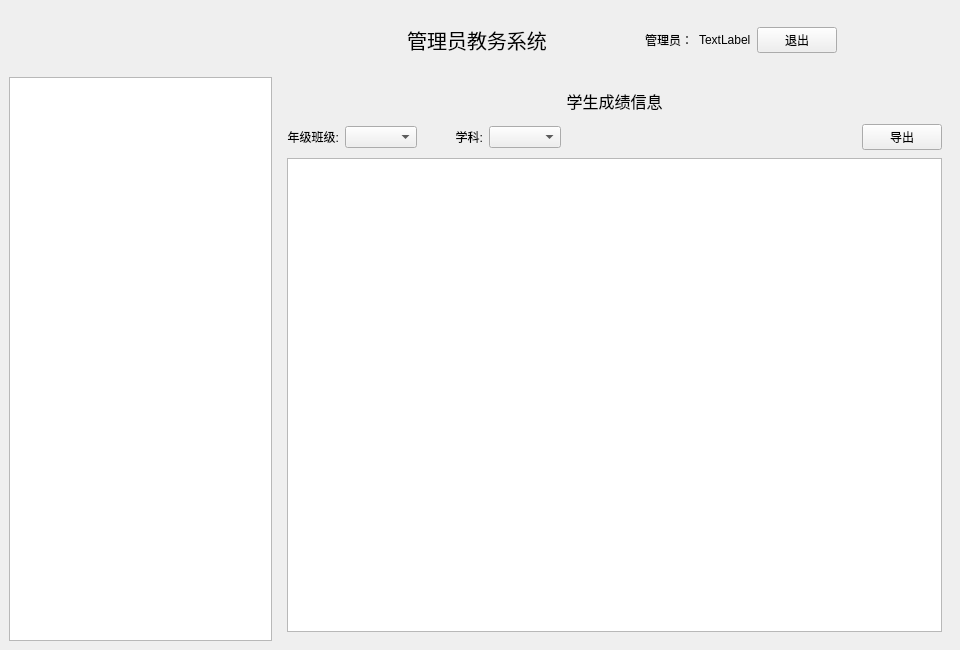
<?xml version="1.0" encoding="UTF-8"?>
<ui version="4.0">
 <class>admin_page</class>
 <widget class="QWidget" name="admin_page">
  <property name="geometry">
   <rect>
    <x>0</x>
    <y>0</y>
    <width>960</width>
    <height>650</height>
   </rect>
  </property>
  <property name="windowTitle">
   <string>管理员教务系统</string>
  </property>
  <property name="windowIcon">
   <iconset resource="img.qrc">
    <normaloff>:/img/2.jpg</normaloff>:/img/2.jpg</iconset>
  </property>
  <property name="toolTip">
   <string>这是管理员教务系统</string>
  </property>
  <layout class="QGridLayout" name="gridLayout" rowstretch="0,0" columnstretch="1,0">
   <property name="leftMargin">
    <number>9</number>
   </property>
   <property name="topMargin">
    <number>9</number>
   </property>
   <property name="rightMargin">
    <number>9</number>
   </property>
   <property name="bottomMargin">
    <number>9</number>
   </property>
   <item row="0" column="0" colspan="2">
    <widget class="QWidget" name="widget" native="true">
     <layout class="QHBoxLayout" name="horizontalLayout_2" stretch="1,1,1">
      <item>
       <spacer name="horizontalSpacer_2">
        <property name="orientation">
         <enum>Qt::Horizontal</enum>
        </property>
        <property name="sizeHint" stdset="0">
         <size>
          <width>301</width>
          <height>20</height>
         </size>
        </property>
       </spacer>
      </item>
      <item>
       <widget class="QLabel" name="label">
        <property name="font">
         <font>
          <pointsize>15</pointsize>
         </font>
        </property>
        <property name="text">
         <string>管理员教务系统</string>
        </property>
        <property name="alignment">
         <set>Qt::AlignCenter</set>
        </property>
       </widget>
      </item>
      <item>
       <widget class="QWidget" name="widget_2" native="true">
        <layout class="QHBoxLayout" name="horizontalLayout">
         <item>
          <widget class="QLabel" name="label_2">
           <property name="font">
            <font>
             <pointsize>9</pointsize>
            </font>
           </property>
           <property name="text">
            <string>管理员：</string>
           </property>
           <property name="alignment">
            <set>Qt::AlignRight|Qt::AlignTrailing|Qt::AlignVCenter</set>
           </property>
          </widget>
         </item>
         <item>
          <widget class="QLabel" name="label_3">
           <property name="text">
            <string>TextLabel</string>
           </property>
          </widget>
         </item>
         <item>
          <widget class="QPushButton" name="pushButton">
           <property name="text">
            <string>退出</string>
           </property>
          </widget>
         </item>
         <item>
          <spacer name="horizontalSpacer">
           <property name="orientation">
            <enum>Qt::Horizontal</enum>
           </property>
           <property name="sizeHint" stdset="0">
            <size>
             <width>40</width>
             <height>20</height>
            </size>
           </property>
          </spacer>
         </item>
        </layout>
       </widget>
      </item>
     </layout>
    </widget>
   </item>
   <item row="1" column="0">
    <widget class="QTreeWidget" name="treeWidget">
     <property name="minimumSize">
      <size>
       <width>200</width>
       <height>0</height>
      </size>
     </property>
     <property name="maximumSize">
      <size>
       <width>300</width>
       <height>16777215</height>
      </size>
     </property>
     <attribute name="headerVisible">
      <bool>false</bool>
     </attribute>
     <column>
      <property name="text">
       <string notr="true">1</string>
      </property>
     </column>
    </widget>
   </item>
   <item row="1" column="1">
    <widget class="QStackedWidget" name="stackedWidget">
     <property name="currentIndex">
      <number>4</number>
     </property>
     <widget class="QWidget" name="page">
      <layout class="QGridLayout" name="gridLayout_2">
       <item row="0" column="0" colspan="4">
        <widget class="QLabel" name="label_4">
         <property name="minimumSize">
          <size>
           <width>0</width>
           <height>30</height>
          </size>
         </property>
         <property name="font">
          <font>
           <pointsize>12</pointsize>
          </font>
         </property>
         <property name="text">
          <string>全部学生信息</string>
         </property>
         <property name="alignment">
          <set>Qt::AlignCenter</set>
         </property>
        </widget>
       </item>
       <item row="2" column="0" colspan="4">
        <widget class="QTableWidget" name="student_table"/>
       </item>
       <item row="3" column="0">
        <spacer name="horizontalSpacer_7">
         <property name="orientation">
          <enum>Qt::Horizontal</enum>
         </property>
         <property name="sizeHint" stdset="0">
          <size>
           <width>431</width>
           <height>25</height>
          </size>
         </property>
        </spacer>
       </item>
       <item row="3" column="2">
        <widget class="QPushButton" name="allstudent_modify">
         <property name="text">
          <string>全部修改</string>
         </property>
        </widget>
       </item>
       <item row="1" column="0" colspan="4">
        <widget class="QWidget" name="widget_3" native="true">
         <layout class="QHBoxLayout" name="horizontalLayout_3">
          <property name="leftMargin">
           <number>0</number>
          </property>
          <property name="topMargin">
           <number>0</number>
          </property>
          <property name="rightMargin">
           <number>0</number>
          </property>
          <property name="bottomMargin">
           <number>0</number>
          </property>
          <item>
           <widget class="QPushButton" name="student_add">
            <property name="text">
             <string>添加</string>
            </property>
           </widget>
          </item>
          <item>
           <widget class="QPushButton" name="student_delete">
            <property name="text">
             <string>删除</string>
            </property>
           </widget>
          </item>
          <item>
           <spacer name="horizontalSpacer_3">
            <property name="orientation">
             <enum>Qt::Horizontal</enum>
            </property>
            <property name="sizeHint" stdset="0">
             <size>
              <width>188</width>
              <height>20</height>
             </size>
            </property>
           </spacer>
          </item>
          <item>
           <widget class="QLineEdit" name="student_le">
            <property name="font">
             <font>
              <pointsize>10</pointsize>
             </font>
            </property>
           </widget>
          </item>
          <item>
           <widget class="QPushButton" name="student_search">
            <property name="text">
             <string>查询</string>
            </property>
           </widget>
          </item>
         </layout>
        </widget>
       </item>
       <item row="3" column="1">
        <widget class="QPushButton" name="student_modify">
         <property name="text">
          <string>单人修改</string>
         </property>
        </widget>
       </item>
      </layout>
     </widget>
     <widget class="QWidget" name="page_2">
      <layout class="QGridLayout" name="gridLayout_3">
       <item row="0" column="0" colspan="3">
        <widget class="QLabel" name="label_5">
         <property name="minimumSize">
          <size>
           <width>0</width>
           <height>30</height>
          </size>
         </property>
         <property name="font">
          <font>
           <pointsize>12</pointsize>
          </font>
         </property>
         <property name="text">
          <string>全部教师信息</string>
         </property>
         <property name="alignment">
          <set>Qt::AlignCenter</set>
         </property>
        </widget>
       </item>
       <item row="1" column="0" colspan="3">
        <widget class="QWidget" name="widget_4" native="true">
         <layout class="QHBoxLayout" name="horizontalLayout_4">
          <property name="leftMargin">
           <number>0</number>
          </property>
          <property name="topMargin">
           <number>0</number>
          </property>
          <property name="rightMargin">
           <number>0</number>
          </property>
          <property name="bottomMargin">
           <number>0</number>
          </property>
          <item>
           <widget class="QPushButton" name="teacher_add">
            <property name="text">
             <string>添加</string>
            </property>
           </widget>
          </item>
          <item>
           <widget class="QPushButton" name="teacher_delete">
            <property name="text">
             <string>删除</string>
            </property>
           </widget>
          </item>
          <item>
           <spacer name="horizontalSpacer_4">
            <property name="orientation">
             <enum>Qt::Horizontal</enum>
            </property>
            <property name="sizeHint" stdset="0">
             <size>
              <width>91</width>
              <height>20</height>
             </size>
            </property>
           </spacer>
          </item>
          <item>
           <widget class="QLineEdit" name="teacher_le">
            <property name="font">
             <font>
              <pointsize>10</pointsize>
             </font>
            </property>
           </widget>
          </item>
          <item>
           <widget class="QPushButton" name="teacher_search">
            <property name="text">
             <string>查询</string>
            </property>
           </widget>
          </item>
         </layout>
        </widget>
       </item>
       <item row="2" column="0" colspan="3">
        <widget class="QTableWidget" name="teacher_table"/>
       </item>
       <item row="3" column="0">
        <spacer name="horizontalSpacer_8">
         <property name="orientation">
          <enum>Qt::Horizontal</enum>
         </property>
         <property name="sizeHint" stdset="0">
          <size>
           <width>483</width>
           <height>25</height>
          </size>
         </property>
        </spacer>
       </item>
       <item row="3" column="1">
        <widget class="QPushButton" name="teacher_modify">
         <property name="enabled">
          <bool>true</bool>
         </property>
         <property name="maximumSize">
          <size>
           <width>16777215</width>
           <height>16777215</height>
          </size>
         </property>
         <property name="text">
          <string>单人修改</string>
         </property>
        </widget>
       </item>
       <item row="3" column="2">
        <widget class="QPushButton" name="allteacher_modify">
         <property name="maximumSize">
          <size>
           <width>16777215</width>
           <height>16777215</height>
          </size>
         </property>
         <property name="text">
          <string>全部修改</string>
         </property>
        </widget>
       </item>
      </layout>
     </widget>
     <widget class="QWidget" name="page_4">
      <layout class="QGridLayout" name="gridLayout_4">
       <item row="0" column="0" colspan="3">
        <widget class="QLabel" name="label_7">
         <property name="minimumSize">
          <size>
           <width>0</width>
           <height>30</height>
          </size>
         </property>
         <property name="font">
          <font>
           <pointsize>12</pointsize>
          </font>
         </property>
         <property name="text">
          <string>全部课程信息</string>
         </property>
         <property name="alignment">
          <set>Qt::AlignCenter</set>
         </property>
        </widget>
       </item>
       <item row="1" column="0" colspan="3">
        <widget class="QWidget" name="widget_6" native="true">
         <layout class="QHBoxLayout" name="horizontalLayout_6">
          <property name="leftMargin">
           <number>0</number>
          </property>
          <property name="topMargin">
           <number>0</number>
          </property>
          <property name="rightMargin">
           <number>0</number>
          </property>
          <property name="bottomMargin">
           <number>0</number>
          </property>
          <item>
           <widget class="QPushButton" name="course_add">
            <property name="text">
             <string>添加</string>
            </property>
           </widget>
          </item>
          <item>
           <widget class="QPushButton" name="course_delete">
            <property name="text">
             <string>删除</string>
            </property>
           </widget>
          </item>
          <item>
           <spacer name="horizontalSpacer_6">
            <property name="orientation">
             <enum>Qt::Horizontal</enum>
            </property>
            <property name="sizeHint" stdset="0">
             <size>
              <width>91</width>
              <height>20</height>
             </size>
            </property>
           </spacer>
          </item>
          <item>
           <widget class="QLineEdit" name="course_le">
            <property name="font">
             <font>
              <pointsize>10</pointsize>
             </font>
            </property>
           </widget>
          </item>
          <item>
           <widget class="QPushButton" name="course_search">
            <property name="text">
             <string>查询</string>
            </property>
           </widget>
          </item>
         </layout>
        </widget>
       </item>
       <item row="2" column="0" colspan="3">
        <widget class="QTableWidget" name="course_table"/>
       </item>
       <item row="3" column="0">
        <spacer name="horizontalSpacer_9">
         <property name="orientation">
          <enum>Qt::Horizontal</enum>
         </property>
         <property name="sizeHint" stdset="0">
          <size>
           <width>483</width>
           <height>20</height>
          </size>
         </property>
        </spacer>
       </item>
       <item row="3" column="1">
        <widget class="QPushButton" name="course_modify">
         <property name="text">
          <string>单课修改</string>
         </property>
        </widget>
       </item>
       <item row="3" column="2">
        <widget class="QPushButton" name="allcourse_modify">
         <property name="text">
          <string>全部修改</string>
         </property>
        </widget>
       </item>
      </layout>
     </widget>
     <widget class="QWidget" name="page_3">
      <layout class="QVBoxLayout" name="verticalLayout_3">
       <item>
        <widget class="QLabel" name="label_6">
         <property name="minimumSize">
          <size>
           <width>0</width>
           <height>30</height>
          </size>
         </property>
         <property name="font">
          <font>
           <pointsize>12</pointsize>
          </font>
         </property>
         <property name="text">
          <string>全部管理员信息</string>
         </property>
         <property name="alignment">
          <set>Qt::AlignCenter</set>
         </property>
        </widget>
       </item>
       <item>
        <widget class="QWidget" name="widget_5" native="true">
         <property name="minimumSize">
          <size>
           <width>0</width>
           <height>30</height>
          </size>
         </property>
         <layout class="QHBoxLayout" name="horizontalLayout_5">
          <property name="leftMargin">
           <number>0</number>
          </property>
          <property name="topMargin">
           <number>0</number>
          </property>
          <property name="rightMargin">
           <number>0</number>
          </property>
          <property name="bottomMargin">
           <number>0</number>
          </property>
          <item>
           <widget class="QPushButton" name="admin_add">
            <property name="text">
             <string>添加</string>
            </property>
           </widget>
          </item>
          <item>
           <widget class="QPushButton" name="admin_modify">
            <property name="text">
             <string>修改</string>
            </property>
           </widget>
          </item>
          <item>
           <widget class="QPushButton" name="admin_delete">
            <property name="text">
             <string>删除</string>
            </property>
           </widget>
          </item>
          <item>
           <spacer name="horizontalSpacer_5">
            <property name="orientation">
             <enum>Qt::Horizontal</enum>
            </property>
            <property name="sizeHint" stdset="0">
             <size>
              <width>91</width>
              <height>20</height>
             </size>
            </property>
           </spacer>
          </item>
          <item>
           <widget class="QLineEdit" name="admin_le">
            <property name="font">
             <font>
              <pointsize>10</pointsize>
             </font>
            </property>
           </widget>
          </item>
          <item>
           <widget class="QPushButton" name="admin_search">
            <property name="text">
             <string>查询</string>
            </property>
           </widget>
          </item>
         </layout>
        </widget>
       </item>
       <item>
        <widget class="QTableWidget" name="admin_table">
         <property name="autoScroll">
          <bool>true</bool>
         </property>
        </widget>
       </item>
       <item>
        <widget class="QLabel" name="label_8">
         <property name="text">
          <string>修改和删除功能只能用于各管理员本人，无法修改和删除其他管理员。</string>
         </property>
        </widget>
       </item>
      </layout>
     </widget>
     <widget class="QWidget" name="page_5">
      <layout class="QVBoxLayout" name="verticalLayout">
       <item>
        <widget class="QLabel" name="label_11">
         <property name="minimumSize">
          <size>
           <width>0</width>
           <height>30</height>
          </size>
         </property>
         <property name="font">
          <font>
           <pointsize>12</pointsize>
          </font>
         </property>
         <property name="text">
          <string>学生成绩信息</string>
         </property>
         <property name="alignment">
          <set>Qt::AlignCenter</set>
         </property>
        </widget>
       </item>
       <item>
        <widget class="QWidget" name="widget_7" native="true">
         <property name="minimumSize">
          <size>
           <width>0</width>
           <height>30</height>
          </size>
         </property>
         <layout class="QHBoxLayout" name="horizontalLayout_7">
          <property name="leftMargin">
           <number>0</number>
          </property>
          <property name="topMargin">
           <number>0</number>
          </property>
          <property name="rightMargin">
           <number>0</number>
          </property>
          <property name="bottomMargin">
           <number>0</number>
          </property>
          <item>
           <widget class="QLabel" name="label_9">
            <property name="text">
             <string>年级班级:</string>
            </property>
            <property name="alignment">
             <set>Qt::AlignRight|Qt::AlignTrailing|Qt::AlignVCenter</set>
            </property>
           </widget>
          </item>
          <item>
           <widget class="QComboBox" name="cb_grade_class"/>
          </item>
          <item>
           <widget class="QLabel" name="label_10">
            <property name="minimumSize">
             <size>
              <width>60</width>
              <height>0</height>
             </size>
            </property>
            <property name="text">
             <string>学科:</string>
            </property>
            <property name="alignment">
             <set>Qt::AlignRight|Qt::AlignTrailing|Qt::AlignVCenter</set>
            </property>
           </widget>
          </item>
          <item>
           <widget class="QComboBox" name="cb_course"/>
          </item>
          <item>
           <spacer name="horizontalSpacer_10">
            <property name="orientation">
             <enum>Qt::Horizontal</enum>
            </property>
            <property name="sizeHint" stdset="0">
             <size>
              <width>253</width>
              <height>20</height>
             </size>
            </property>
           </spacer>
          </item>
          <item>
           <widget class="QPushButton" name="pushButton_2">
            <property name="text">
             <string>导出</string>
            </property>
           </widget>
          </item>
         </layout>
        </widget>
       </item>
       <item>
        <widget class="QTableWidget" name="score_table"/>
       </item>
      </layout>
     </widget>
    </widget>
   </item>
  </layout>
 </widget>
 <resources>
  <include location="img.qrc"/>
 </resources>
 <connections/>
</ui>
